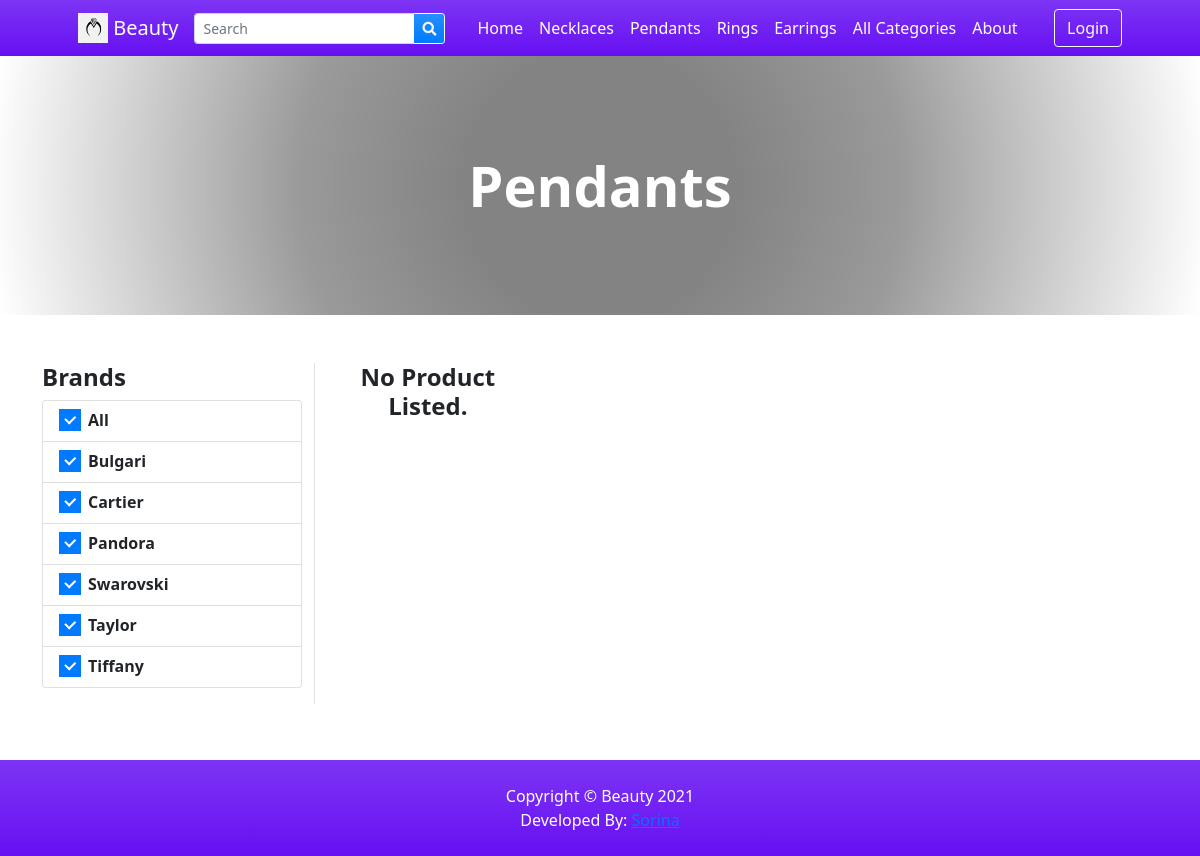
The page /?p=products&c=c81e728d9d4c2f636f067f89cc14862c on the database as committed earlier.
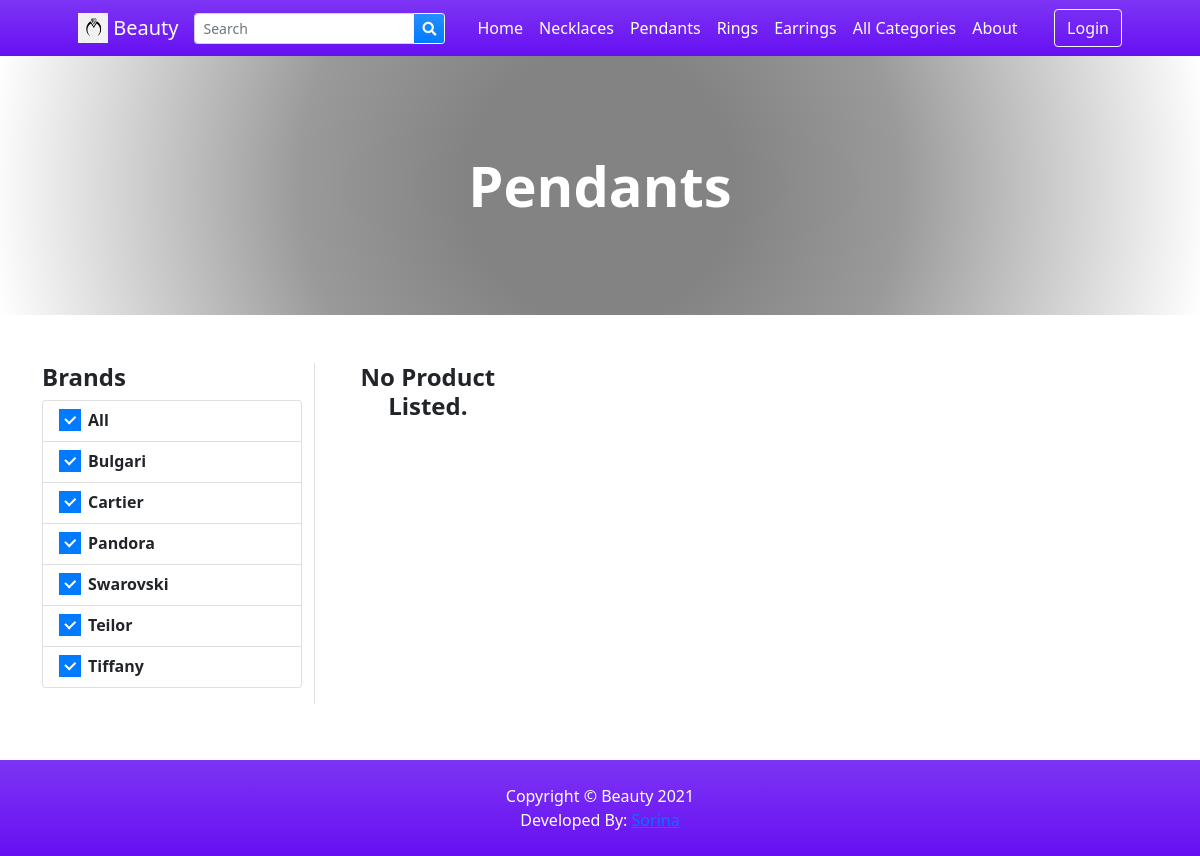
The same page on the database as committed later.
### tables this page shows
CREATE TABLE `brands` (
  `id` int(30) NOT NULL,
  `name` varchar(250) NOT NULL,
  `description` text DEFAULT NULL,
  `image_path` text DEFAULT NULL,
  `status` tinyint(1) NOT NULL DEFAULT 1,
  `delete_flag` tinyint(1) NOT NULL DEFAULT 0,
  `date_created` datetime NOT NULL DEFAULT current_timestamp()
);

### products.php (the view, shortened to what this page needs)
<?php
$title = "";
if(isset($_GET['c']) && isset($_GET['s'])){
    $cat_qry = $conn->query("SELECT * FROM categories where md5(id) = '{$_GET['c']}'");
    if($cat_qry->num_rows > 0){
        $result =$cat_qry->fetch_assoc();
        $title = $result['category'];
        $cat_description = $result['description'];
    }
 $sub_cat_qry = $conn->query("SELECT * FROM sub_categories where md5(id) = '{$_GET['s']}'");
    if($sub_cat_qry->num_rows > 0){
        $result =$sub_cat_qry->fetch_assoc();
        $sub_title = $result['sub_category'];
        $sub_cat_description = $result['description'];
    }
}
elseif(isset($_GET['c'])){
    $cat_qry = $conn->query("SELECT * FROM categories where md5(id) = '{$_GET['c']}'");
    if($cat_qry->num_rows > 0){
        $result =$cat_qry->fetch_assoc();
        $title = $result['category'];
    }
}
?>
<header class="bg-dark py-5" id="main-header">
    <div class="container px-4 px-lg-5 my-5">
        <div class="text-center text-white">
            <h1 class="display-4 fw-bolder"><?php echo $title ?></h1>
        </div>
    </div>
</header>
<section class="py-5">
    <div class="container">
        <div class="row">
            <div class="col-md-3 border-right mb-2 pb-3">
                <h4><b>Brands</b></h4>
                <ul class="list-group">
                    <a href="" class="list-group-item list-group-item-action">
                        <div class="icheck-primary d-inline">
                            <label for="brandAll">
                                All
                            </label>
                        </div>
                    </a>
                    <?php
                    $qry = $conn->query("SELECT * FROM brands where status =1 order by name asc");
                    while($row=$qry->fetch_assoc()):
                    ?>
                    <li class="list-group-item list-group-item-action">
                        <div class="icheck-primary d-inline">
                            <label for="brand-item-<?php echo $row['id'] ?>">
                                    <?php echo $row['name'] ?>
                            </label>
                        </div>
                    </li>
                    <?php endwhile; ?>
                </ul>
            </div>
            <div class="col-md-9">
                <div class="container-fluid p-0">
                <div class="row gx-2 gx-lg-2 row-cols-1 row-cols-md-3 row-cols-xl-4">
                        <?php
                            $whereData = "";
                            if(isset($_GET['search']))
                                $whereData = " and (p.name LIKE '%{$_GET['search']}%' or b.name LIKE '%{$_GET['search']}%' or p.specs LIKE '%{$_GET['search']}%')";
                            elseif(isset($_GET['c']) && isset($_GET['s']))
                                $whereData = " and (md5(category_id) = '{$_GET['c']}' and md5(sub_category_id) = '{$_GET['s']}')";
                            elseif(isset($_GET['c']) && !isset($_GET['s']))
                                $whereData = " and md5(category_id) = '{$_GET['c']}' ";
                            elseif(isset($_GET['s']) && !isset($_GET['c']))
                                $whereData = " and md5(sub_category_id) = '{$_GET['s']}' ";
                            $bwhere = "";
                            $products = $conn->query("SELECT p.*,b.name as bname, c.category FROM `products` p inner join brands b on p.brand_id = b.id inner join categories c on p.category_id = c.id where p.status = 1 {$whereData} {$bwhere} order by rand() ");
                        ?>
                        <?php
                            if($products->num_rows <= 0){
                                echo "<h4 class='text-center'><b>No Product Listed.</b></h4>";
                            }
                        ?>
                    </div>
                </div>
            </div>
        </div>
    </div>
</section>

Rows that differ between the two databases and show on the page:
changed brands: name "Taylor" → "Teilor"
